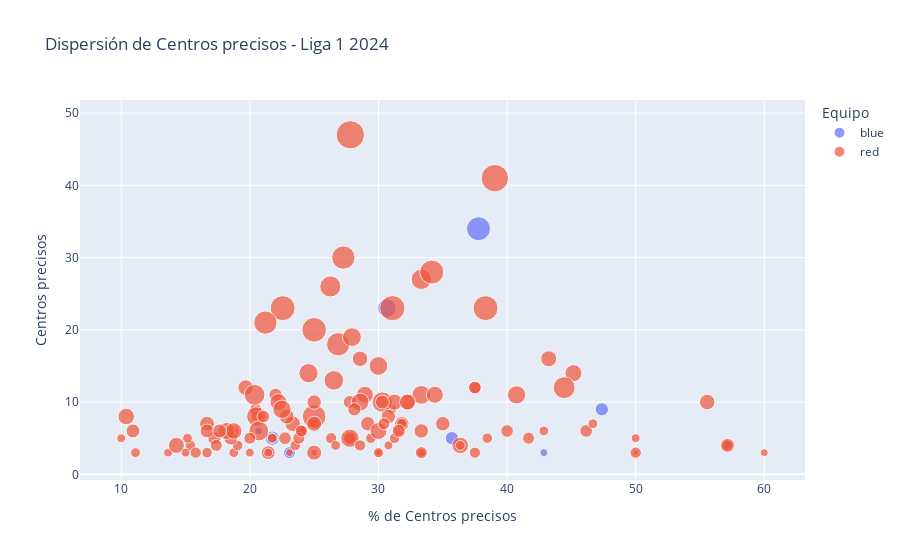

Write notebook code for a chart like this one.
### Code cell
import plotly.express as px

# df_combined no tiene los datos de los jugadores con menos de 45 minutesPlayed
df_combined = df_oponentes_total_incluyendo_alianza[df_oponentes_total_incluyendo_alianza['minutesPlayed'] >= 45]

df_combined = df_combined[(df_combined['Posicion'] == 'D') | (df_combined['Posicion'] == 'M') | (df_combined['Posicion'] == 'F')]
df_combined = df_combined[(df_combined['accurateCrossesPercentage'] < 90) & (df_combined['accurateCrosses'] >= 3)]

# Crear una columna para el color según el equipo
df_combined['color'] = df_combined['team'].apply(lambda x: 'blue' if x == 'Alianza Lima' else 'red')

# Crear el gráfico de dispersión
fig = px.scatter(df_combined, x='accurateCrossesPercentage', y='accurateCrosses', color='color',
                 size='keyPasses', hover_data=['player', 'team', 'appearances'],
                 title='Dispersión de Centros precisos - Liga 1 2024',
                 labels={'accurateCrossesPercentage': '% de Centros precisos', 'accurateCrosses': 'Centros precisos'})

# Actualizar el esquema de colores para que solo muestre azul y rojo
fig.update_traces(marker=dict(colorscale=[[0, 'red'], [1, 'darkblue']]))

# Personalizar los ejes y el diseño
fig.update_layout(yaxis_title='Centros precisos', xaxis_title='% de Centros precisos',
                  legend_title_text='Equipo')

# Mostrar el gráfico
fig.show()

### Figure 1 — Plotly figure (JSON) as saved in the notebook; plotly's stock layout.template omitted (floating-point values rounded to 4 significant figures; data arrays with more than 128 entries replaced by an {"elided": "..."} marker saying what was removed)
{"data": [{"customdata": [["Juan Freytes", "Alianza Lima", 17], ["Ricardo Lagos", "Alianza Lima", 7], ["Sebastián Rodríguez", "Alianza Lima", 16], ["Gabriel Costa", "Alianza Lima", 9], ["Catriel Cabellos", "Alianza Lima", 15], ["Kevin Serna", "Alianza Lima", 16], ["Christian Neira", "Alianza Lima", 7], ["Adrián Arregui", "Alianza Lima", 10], ["Jhamir D'Arrigo", "Alianza Lima", 14]], "hovertemplate": "color=blue<br>% de Centros precisos=%{x}<br>Centros precisos=%{y}<br>keyPasses=%{marker.size}<br>player=%{customdata[0]}<br>team=%{customdata[1]}<br>appearances=%{customdata[2]}<extra></extra>", "legendgroup": "blue", "marker": {"color": "#636efa", "colorscale": [[0, "red"], [1, "darkblue"]], "size": [13, 4, 36, 11, 11, 22, 4, 5, 9], "sizemode": "area", "sizeref": 0.125, "symbol": "circle"}, "mode": "markers", "name": "blue", "orientation": "v", "showlegend": true, "type": "scatter", "x": [21.74, 20.69, 37.78, 47.37, 35.71, 30.67, 42.86, 57.14, 23.08], "xaxis": "x", "y": [5, 6, 34, 9, 5, 23, 3, 4, 3], "yaxis": "y"}, {"customdata": {"elided": "131x3 mixed values"}, "hovertemplate": "color=red<br>% de Centros precisos=%{x}<br>Centros precisos=%{y}<br>keyPasses=%{marker.size}<br>player=%{customdata[0]}<br>team=%{customdata[1]}<br>appearances=%{customdata[2]}<extra></extra>", "legendgroup": "red", "marker": {"color": "#EF553B", "colorscale": [[0, "red"], [1, "darkblue"]], "size": {"elided": "131 int values"}, "sizemode": "area", "sizeref": 0.125, "symbol": "circle"}, "mode": "markers", "name": "red", "orientation": "v", "showlegend": true, "type": "scatter", "x": {"elided": "131 float values"}, "xaxis": "x", "y": {"elided": "131 int values"}, "yaxis": "y"}], "layout": {"legend": {"itemsizing": "constant", "title": {"text": "Equipo"}, "tracegroupgap": 0}, "title": {"text": "Dispersión de Centros precisos - Liga 1 2024"}, "xaxis": {"anchor": "y", "domain": [0, 1], "title": {"text": "% de Centros precisos"}}, "yaxis": {"anchor": "x", "domain": [0, 1], "title": {"text": "Centros precisos"}}}}
